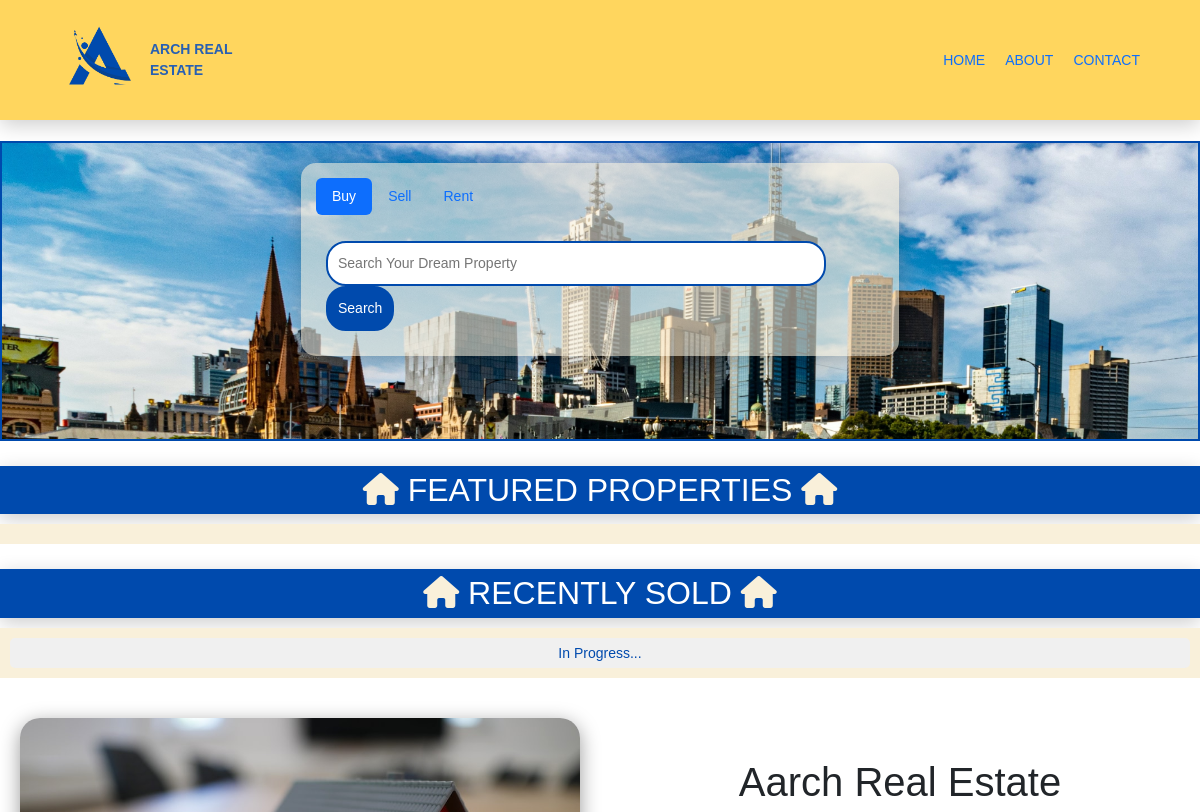
The app's page / (upper part), older data.
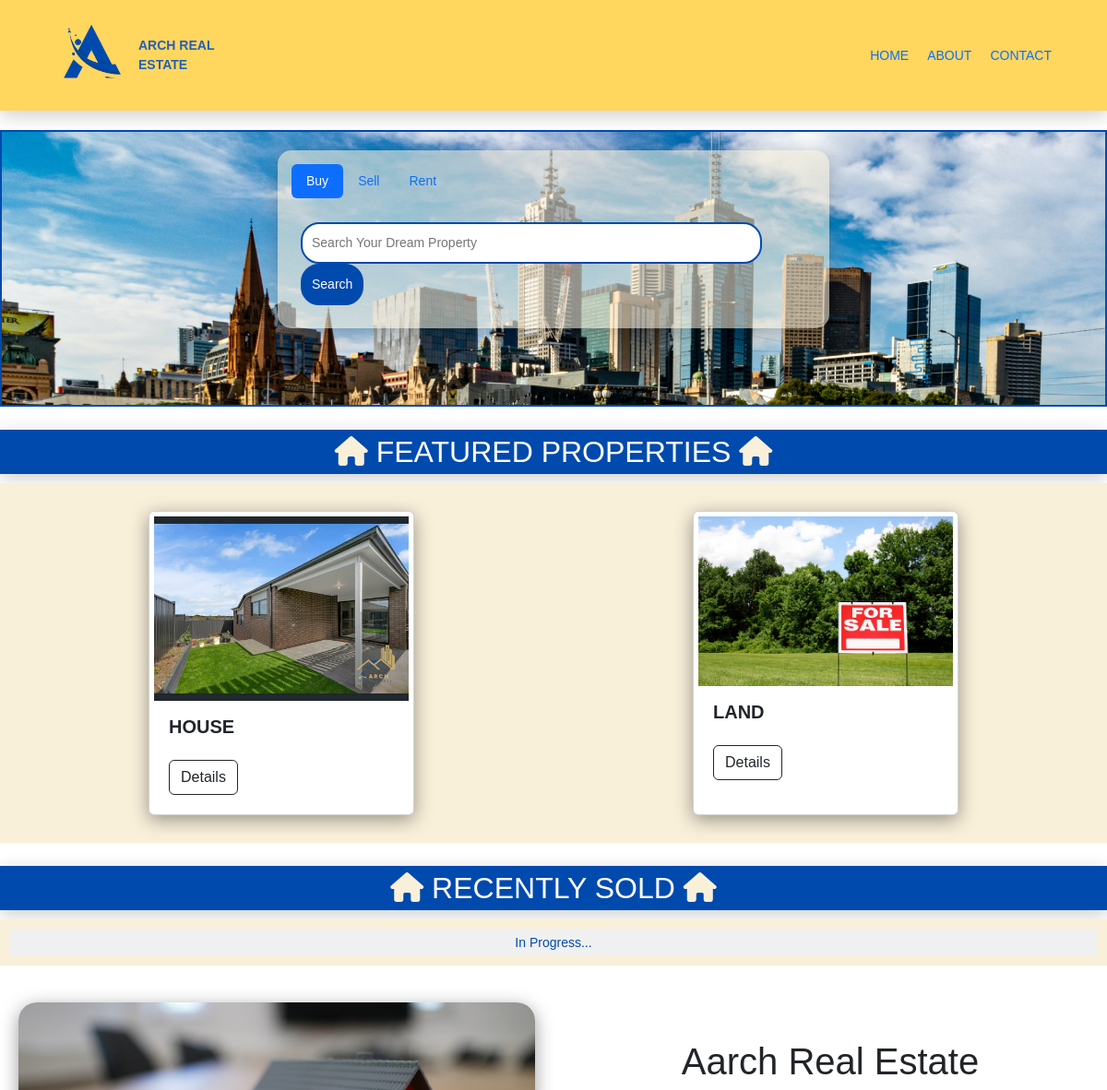
The same page, newer data.
### system/models.py (models this page shows, shortened)
class PropertyModel(models.Model):
    property_name = models.CharField(
        max_length=50, null=False, blank=False)
    property_area = models.IntegerField(null=False, blank=False)
    property_dimensions = models.CharField(
        max_length=50, null=False, blank=False)
    property_image = models.ImageField()
    property_description = models.TextField()

### system/views.py (the view)
# urls.py: path('', LandingPageView.as_view(), name="landing"),
class LandingPageView(View):
    def dispatch(self, request, *args, **kwargs):
        self.template_name = "landing.html"
        self.args = {
        }
        return super().dispatch(request, *args, **kwargs)
    def get(self, request):
        properties = PropertyModel.objects.all()
        self.args['properties'] = properties
        return render(request, self.template_name, self.args)

### templates/landing.html (shortened to what this page needs)
{% extends 'base.html' %} {% load static %}  {% block contents %}
<div class="background_image">
  <div class="center_pills">
    <ul class="nav nav-pills mb-3" id="pills-tab" role="tablist">
      <li class="nav-item" role="presentation">
        <button
          class="nav-link active"
          id="pills-home-tab"
          data-bs-toggle="pill"
          data-bs-target="#pills-home"
          type="button"
          role="tab"
          aria-controls="pills-home"
          aria-selected="true"
        >
          Buy
        </button>
      </li>
      <li class="nav-item" role="presentation">
        <button
          class="nav-link"
          id="pills-profile-tab"
          data-bs-toggle="pill"
          data-bs-target="#pills-profile"
          type="button"
          role="tab"
          aria-controls="pills-profile"
          aria-selected="false"
        >
          Sell
        </button>
      </li>
      <li class="nav-item" role="presentation">
        <button
          class="nav-link"
          id="pills-contact-tab"
          data-bs-toggle="pill"
          data-bs-target="#pills-contact"
          type="button"
          role="tab"
          aria-controls="pills-contact"
          aria-selected="false"
        >
          Rent
        </button>
      </li>
    </ul>
    <div class="tab-content content" id="pills-tabContent">
      <div
        class="tab-pane fade show active"
        id="pills-home"
        role="tabpanel"
        aria-labelledby="pills-home-tab"
      >
        <form action="">
          <input
            class="search_input"
            type="text"
            placeholder="Search Your Dream Property"
          />
          <input type="submit" value="Search" class="search_btn" />
        </form>
      </div>
    </div>
  </div>
</div>
<div class="featured_properties">
  <div class="featured_banner">
    <h2>
      <i class="fa-solid fa-house" style="color: #f9f0da"></i> Featured
      Properties <i class="fa-solid fa-house" style="color: #f9f0da"></i>
    </h2>
  </div>
  <div class="card_slider">
    {% for property in properties %}
    <div class="card" style="width: 18rem">
      <img src="{{property.property_image.url}}" />
      <div class="card-body">
        <h5 class="card-title">{{property.property_name}}</h5>
        <button
          type="button"
          class="btn btn-outline-dark mt-3"
          data-bs-toggle="modal"
          data-bs-target="#propertyModal{{ property.id }}"
          onclick="openPropertyModal({{ property.id }})"
        >
          Details
        </button>
      </div>
    </div>
    {% endfor %}
  </div>
  <div class="featured_properties">
    <div class="featured_banner">
      <h2>
        <i class="fa-solid fa-house" style="color: #f9f0da"></i> Recently Sold
        <i class="fa-solid fa-house" style="color: #f9f0da"></i>
      </h2>
    </div>
    <div class="card_slider">
      <div class="progress-container">
        <div class="progress-text">In Progress...</div>
      </div>
    </div>
  </div>
  <div class="about_company">
    <div class="about_image">
      <img src="{% static 'image/about_image.jpg' %}" alt="" />
    </div>
    <div class="about_text">
      <div class="center">
        <h1>
          <span>Aarch Real Estate</span>
        </h1>
      </div>
    </div>
  </div>
  {% endblock contents %} {% block js %} {% endblock js %}

### templates/base.html (shortened to what this page needs)
{% load static %}
<!DOCTYPE html>
<html lang="en">
  <head>
    <link
      type="text/css"
      href="@@path/vendor/sweetalert2/dist/sweetalert2.min.css"
      rel="stylesheet"
    />
    <link
      href="https://cdn.jsdelivr.net/npm/bootstrap@5.3.0/dist/css/bootstrap.min.css"
      rel="stylesheet"
    />
    <link
      rel="stylesheet"
      href="https://cdnjs.cloudflare.com/ajax/libs/font-awesome/6.4.0/css/all.min.css"
    />
    <link
      href="https://fonts.cdnfonts.com/css/proxima-nova-condensed"
      rel="stylesheet"
    />
  </head>
  <body>
    {% include 'header.html' %}
    <br />
    {% block contents %} {% endblock contents %}
    <br />
  </body>
</html>

### templates/header.html (shortened to what this page needs)
{% load static %}
{% block contents %}
<nav class="navbar">
  <div class="logo">
    <img
      src="{% static 'image/logo.png' %}"
      alt="LOGO"
      width="100"
      height="100"
    />
  </div>
  <div class="company_name"><b>ARCH REAL ESTATE</b></div>
  <div class="push-left">
    <ul id="primary-menu" class="menu nav-menu">
      <li class="menu-item current-menu-item">
        <a class="nav__link" href="{% url 'landing' %}">Home</a>
      </li>
      <li class="menu-item dropdown">
        <a class="nav__link" href="{% url 'about' %}">About</a>
      </li>
      <li class="menu-item dropdown">
        <a class="nav__link" href="{% url 'contact' %}">Contact</a>
      </li>
    </ul>
  </div>
</nav>
{% endblock contents %} {% block js %} {% endblock js %}

### templates/footer.html (shortened to what this page needs)
{% load static %}

### templates/landing.html (style rules this page uses)
.card-title { text-transform: uppercase; }
.progress-container { width: 100%; height: 30px; background-color: #f0f0f0; border-radius: 5px; position: relative; }
.progress-text { position: absolute; top: 50%; left: 50%; transform: translate(-50%, -50%); font-size: 14px; color: #004aad; }
.card { width: 90%; margin: 20px auto; }
h5 { display: block; font-weight: bold; border-radius: 20px; }
h1 { text-align: center; }

Row changes from the older to the newer data that the page shows:
added PropertyModel: property_image (picture), property_name "HOUSE"
added PropertyModel: property_image (picture), property_name "LAND"
